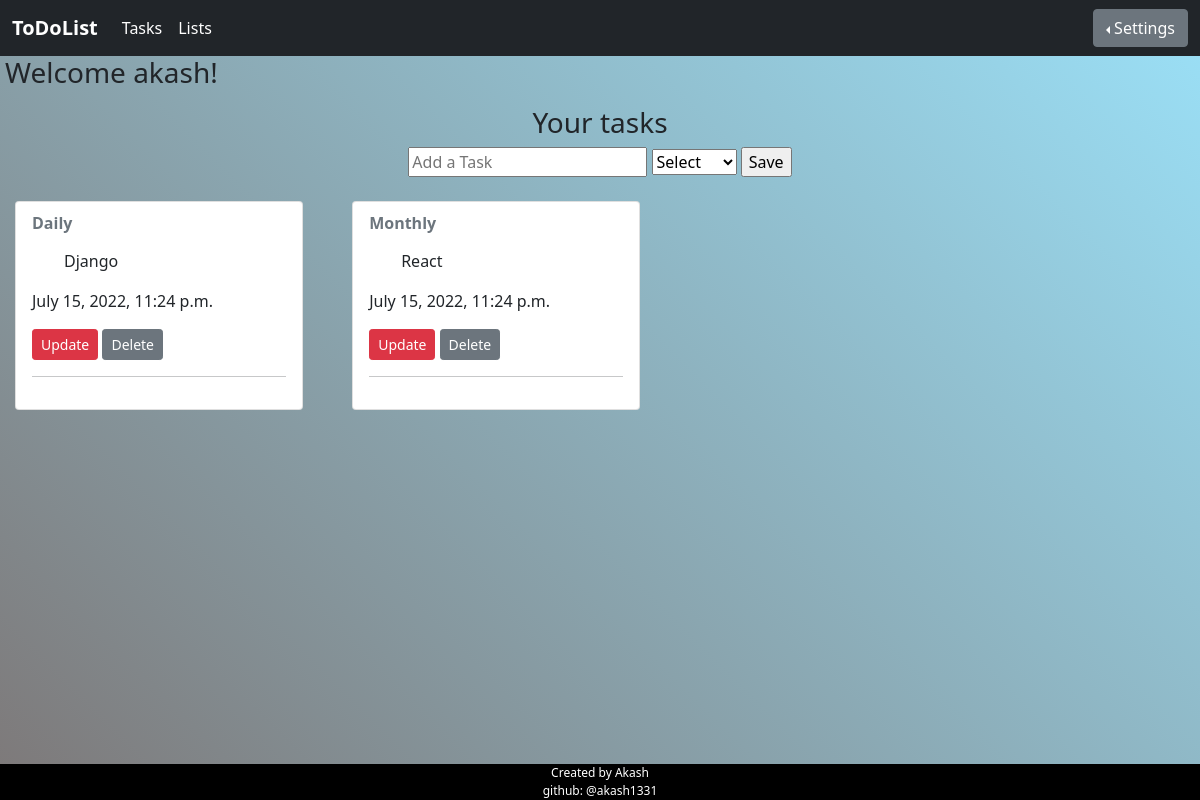
The app's page / (signed in), older data.
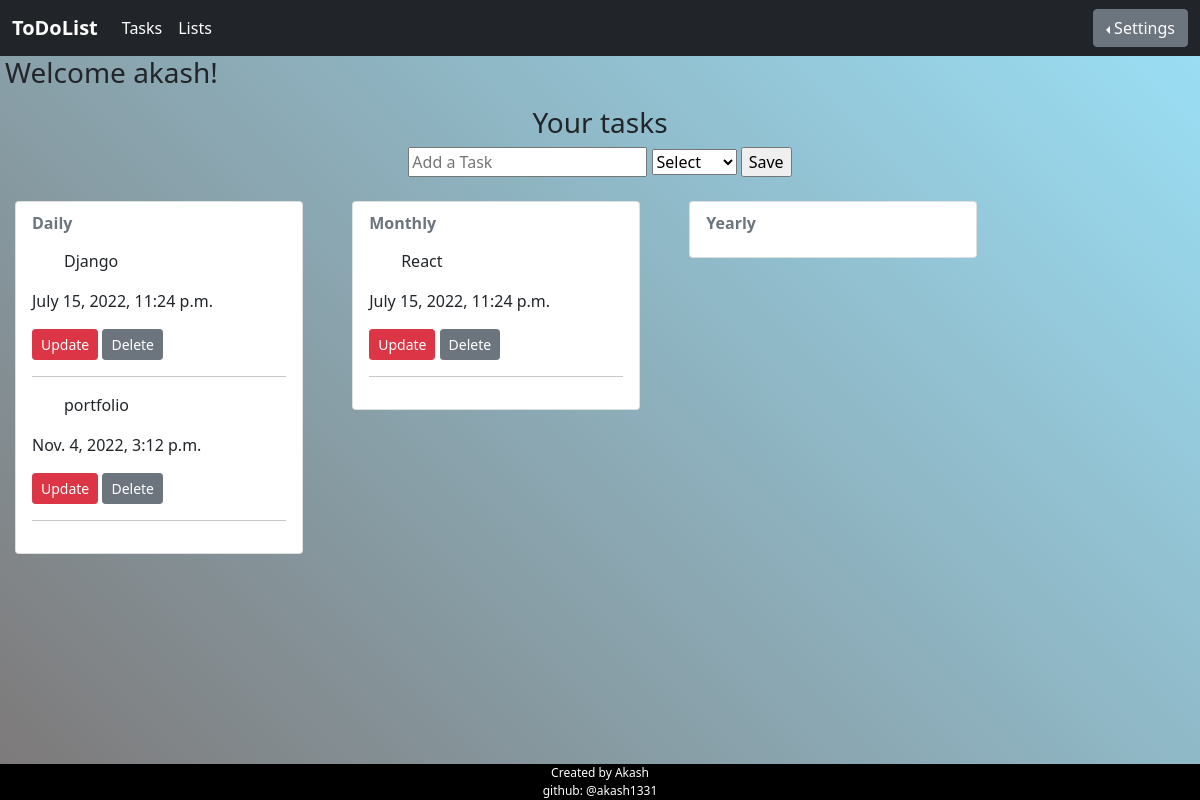
The same page, newer data.
### todoapp/models.py (models this page shows, shortened)
class threads(models.Model):
    Title=models.CharField(max_length=40)

class Task(models.Model):
    taskDesc = models.TextField('Task Description')
    time = models.DateTimeField('Time created',auto_now_add=True)
    thread = models.ForeignKey(threads,on_delete=SET_NULL,null=True)
    def __str__(self):
        return self.taskDesc

### todoapp/views.py (the view)
# urls.py: path('',views.tasks, name='tasks'),
def tasks(request,id = None,time = None):
    if request.user.is_anonymous:
        return redirect("/login")
    else:
        datas = {}
        if time:
            specific = threads.objects.get(id =4)
            tile = Task.objects.filter(time=time)
            datas[f'{specific.Title}'] = tile
        if id:
            specific = threads.objects.get(id =id)
            tile = Task.objects.filter(thread=specific)
            datas[f'{specific.Title}'] = tile
        else:
            allthread = threads.objects.all()
            for i in range(allthread.count()):
                tile = Task.objects.filter(thread=allthread[i])
                datas[f'{allthread[i].Title}'] = tile
        if request.method == "POST":
            desc = request.POST['desc']
            thread_input = request.POST['thread']
            thread_object = threads.objects.filter(Title = thread_input).first()
            context={'mydict':datas}
            ins = Task(taskDesc=desc,thread = thread_object)
            ins.save()
        else:
            context = {'mydict':datas}
        return render(request, 'tasks.html',context)

### templates/tasks.html (shortened to what this page needs)
{% load static %}
<!DOCTYPE html>
<html lang="en">
<head>
    <link href="https://cdn.jsdelivr.net/npm/bootstrap@5.1.3/dist/css/bootstrap.min.css" rel="stylesheet">
    <link href="https://cdn.jsdelivr.net/npm/bootstrap@5.1.2/dist/css/bootstrap.min.css" rel="stylesheet" />
</head>
<body>
    <nav class="navbar navbar-expand-lg navbar-dark bg-dark">
        <div class="container-fluid">
            <b class="navbar-brand" href="#">ToDoList</b>
            <div class="collapse navbar-collapse" id="navbarSupportedContent">
                <ul class="navbar-nav me-auto mb-2 mb-lg-0">
                    <li class="nav-item ">
                        <a class="nav-link active" aria-current="page" href="/tasks">Tasks</a>
                    </li>
                </ul>
            </div>
            <div class="collapse navbar-collapse" id="navbarSupportedContent" style="width: -webkit-fill-available">
                <ul class="navbar-nav me-auto mb-2 mb-lg-0">
                    <li class="nav-item">
                        <a class="nav-link active" aria-current="page" href="/list">Lists</a>
                    </li>
                </ul>
            </div>
            <div class="btn-group dropstart">
                <button type="button" class="btn btn-secondary dropdown-toggle" data-bs-toggle="dropdown" aria-expanded="false">Settings</button>
            </div>
        </div>
    </nav>
    <h3>
        <p style="width: fit-content;margin-left: 5px;">Welcome {{request.user}}!</p>
    </h3>
    <center>
        <h3>Your tasks</h3>
    </center>
    <center>
        <form action="#" method="post">
            <input type="text" id="desc" name="desc" placeholder="Add a Task">
            <select name="thread" id="thread">
                    <option disabled="true" selected>Select</option>
            </select>
            <input type="submit" value="Save">
        </form>
    </center>
    {% for mykey,myvalue in mydict.items %}
    <span>
        <div class="grid-container">
            <br>
            <div class="card" style="width: 18rem;;">
                <div class="card-body">
                    <div class="grid-item">
                        <h6 class="card-subtitle mb-2 text-muted"><b>{{ mykey }}</b></h6>
                        {% for s in myvalue %}
                        <p class="card-text">
                            <ol>
                                {{s}}
                            </ol>
                            <p>{{s.time}}</p>
                            <a href="/update_task/{{s.id}}" class="btn btn-sm btn-danger">Update</a>
                            <a href="/delete_task/{{s.id}}" class="btn btn-sm btn-secondary">Delete</a>
                            <hr style="width:100%;text-align:left;margin-left:0">
                        </p>
                        {% endfor %}
                    </div>
                </div>
            </div>
        </div>
    </span> {% endfor %}
    <footer>
        Created by Akash
        <br>
        github: @akash1331
    </footer>
</body>
</html>

### templates/tasks.html (style rules this page uses)
html { height: 100%; }
.grid-container { display: inline-block; margin-left: 15px; margin-right: 30px; margin-bottom: 10px; }
body { padding: 0px; margin: 0px; background: linear-gradient(45deg, rgb(125, 120, 120), rgb(155, 225, 248)); }
footer { position: fixed; font-size: 12px; left: 0; bottom: 0; width: 100%; background-color: black; color: white; text-align: center }

Row changes from the older to the newer data that the page shows:
added Task: taskDesc "portfolio", time "Nov. 4, 2022, 3:12 p.m.", shown under "Daily"
added threads: mydict "Yearly"
